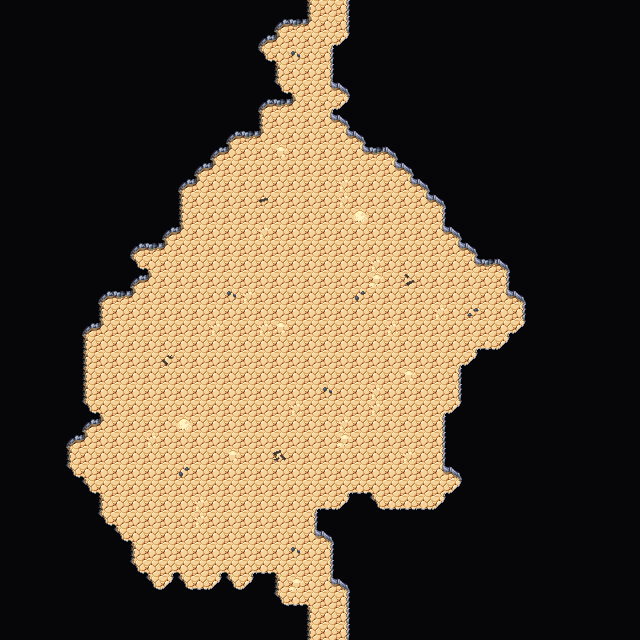

Below is a game level as drawn by its tile map, then a one-line description and the .tmx that defines it (tile-layer data replaced by summaries):
An orthogonal 40x40 tile map with 16x16 px tiles, 4 tile layers (Collision, Background, Walls, Clutter), 2 tilesets and 2 objects.

<map version="1.5" tiledversion="1.7.2" orientation="orthogonal" renderorder="right-down" width="40" height="40" tilewidth="16" tileheight="16" infinite="0" nextlayerid="7" nextobjectid="62">
 <editorsettings>
  <export target="wastetown..tmx" format="tmx" />
 </editorsettings>
 <tileset firstgid="1" source="../../../tileset/main.tsx" />
 <tileset firstgid="3477" source="../../../tileset/buildings.tsx" />
 <layer id="6" name="Collision" width="40" height="40">
  <data>[1600 cells, 0 non-empty, 0 distinct tile ids]</data>
 </layer>
 <layer id="1" name="Background" width="40" height="40">
  <data>[1600 cells, 1600 non-empty, 1 distinct tile ids]</data>
 </layer>
 <layer id="2" name="Walls" width="40" height="40">
  <data>[1600 cells, 1120 non-empty, 17 distinct tile ids]</data>
 </layer>
 <layer id="3" name="Clutter" width="40" height="40">
  <properties>
   <property name="spriteLayer" type="bool" value="true" />
  </properties>
  <data>[1600 cells, 37 non-empty, 11 distinct tile ids]</data>
 </layer>
 <objectgroup id="4" name="Objects">
  <object id="60" template="../../../obj/door_down.tx" x="321.655" y="16.7221">
   <properties>
    <property name="teleport" value="../common/maps/map/cave/cave_multilevel_4/cave_23C4.tmx" />
    <property name="teleportObjectId" value="60" />
   </properties>
  </object>
  <object id="61" template="../../../obj/door_up.tx" x="319.688" y="638.393">
   <properties>
    <property name="teleport" value="../common/maps/map/cave/cave_multilevel_4/cave_23E4.tmx" />
    <property name="teleportObjectId" value="61" />
   </properties>
  </object>
 </objectgroup>
</map>
